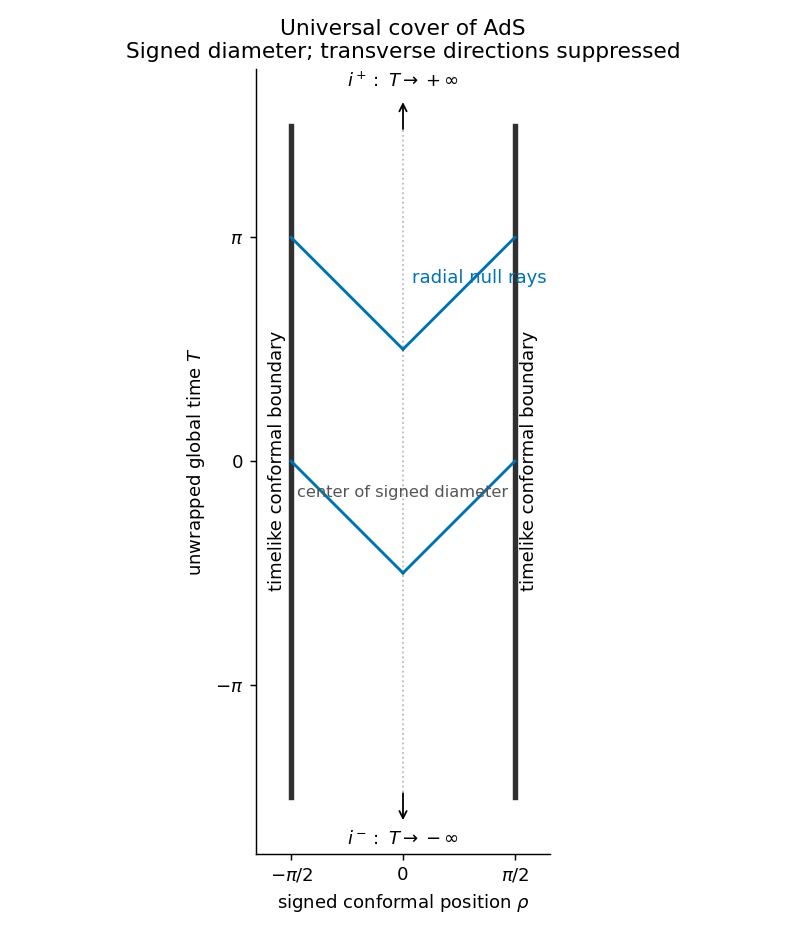

This figure's Python source:
"""Original conformal-strip sketch. Tested with Python3.14, NumPy2.3, Matplotlib3.10.
Run from the desired output directory; respect caller MPLCONFIGDIR.
"""
from pathlib import Path
import numpy as np
import matplotlib
matplotlib.use('Agg')
import matplotlib.pyplot as plt
fig,ax=plt.subplots(figsize=(6.2,7.2),facecolor='white')
r=np.pi/2;top=1.5*np.pi
for x in [-r,r]:ax.plot([x,x],[-top,top],color='#303030',lw=3)
ax.plot([0,0],[-top,top],color='#bbbbbb',lw=1,ls=':')
for x0,T0 in [(0,-np.pi/2),(0,np.pi/2)]:
 for d in [-1,1]:
  x=np.linspace(x0,d*r,80);T=T0+np.abs(x-x0)
  ax.plot(x,T,color='#0072b2',lw=1.6)
ax.text(0,-.5,'center of signed diameter',ha='center',fontsize=9,color='#555555')
ax.text(-r-.20,0,'timelike conformal boundary',rotation=90,ha='center',va='center',fontsize=10)
ax.text(r+.20,0,'timelike conformal boundary',rotation=90,ha='center',va='center',fontsize=10)
ax.annotate('',xy=(0,top+.38),xytext=(0,top-.1),arrowprops={'arrowstyle':'->'});ax.text(0,top+.55,r'$i^+:\ T\to+\infty$',ha='center')
ax.annotate('',xy=(0,-top-.38),xytext=(0,-top+.1),arrowprops={'arrowstyle':'->'});ax.text(0,-top-.67,r'$i^-:\ T\to-\infty$',ha='center')
ax.text(.12,2.5,'radial null rays',color='#0072b2',fontsize=10)
ax.set(xlim=(-r-.5,r+.5),ylim=(-top-.8,top+.8),xlabel=r'signed conformal position $\rho$',ylabel=r'unwrapped global time $T$')
ax.set_xticks([-r,0,r],labels=[r'$-\pi/2$','0',r'$\pi/2$'])
ax.set_yticks([-np.pi,0,np.pi],labels=[r'$-\pi$','0',r'$\pi$'])
ax.set_aspect('equal',adjustable='box')
ax.set_title('Universal cover of AdS\nSigned diameter; transverse directions suppressed',fontsize=12)
ax.spines[['top','right']].set_visible(False)
fig.tight_layout();fig.savefig(Path(__file__).with_suffix('.png').name,dpi=130,facecolor='white');plt.close(fig)
